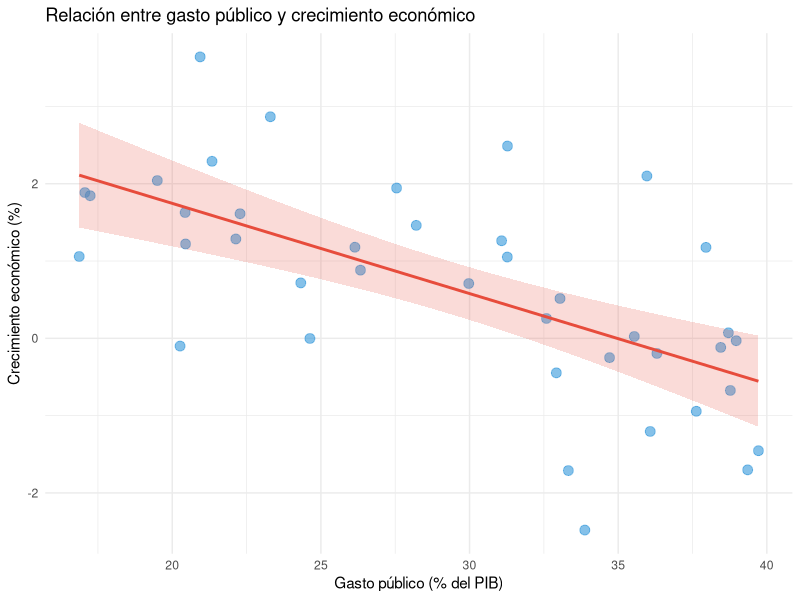

Here is the R script that generated this plot:
## ---- chunk 1
# Datos simulados: PIB per cápita y nivel de democracia
set.seed(2024)
n <- 50
pib <- rnorm(n, mean = 15000, sd = 8000)
democracia <- 3 + 0.0003 * pib + rnorm(n, mean = 0, sd = 1.5)

# Correlación de Pearson
cor_pearson <- cor(pib, democracia)
cat("Correlación de Pearson:", round(cor_pearson, 3), "\n")

# Test de significancia
cor.test(pib, democracia)
## ---- chunk 2
# Datos simulados: Gasto público y crecimiento económico
set.seed(456)
gasto_publico <- runif(40, min = 15, max = 40)  # % del PIB
crecimiento <- 5 - 0.15 * gasto_publico + rnorm(40, mean = 0, sd = 1.2)

# Modelo de regresión lineal simple
modelo <- lm(crecimiento ~ gasto_publico)
summary(modelo)
## ---- chunk 3
library(ggplot2)

datos <- data.frame(gasto_publico, crecimiento)

ggplot(datos, aes(x = gasto_publico, y = crecimiento)) +
  geom_point(size = 3, alpha = 0.6, color = "#3498db") +
  geom_smooth(method = "lm", se = TRUE, color = "#e74c3c", fill = "#e74c3c", alpha = 0.2) +
  labs(
    title = "Relación entre gasto público y crecimiento económico",
    x = "Gasto público (% del PIB)",
    y = "Crecimiento económico (%)"
  ) +
  theme_minimal()
